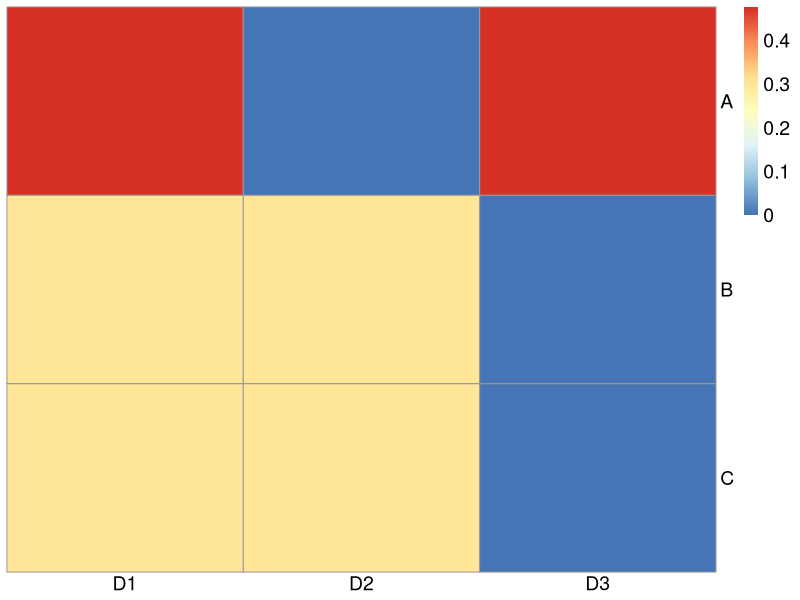
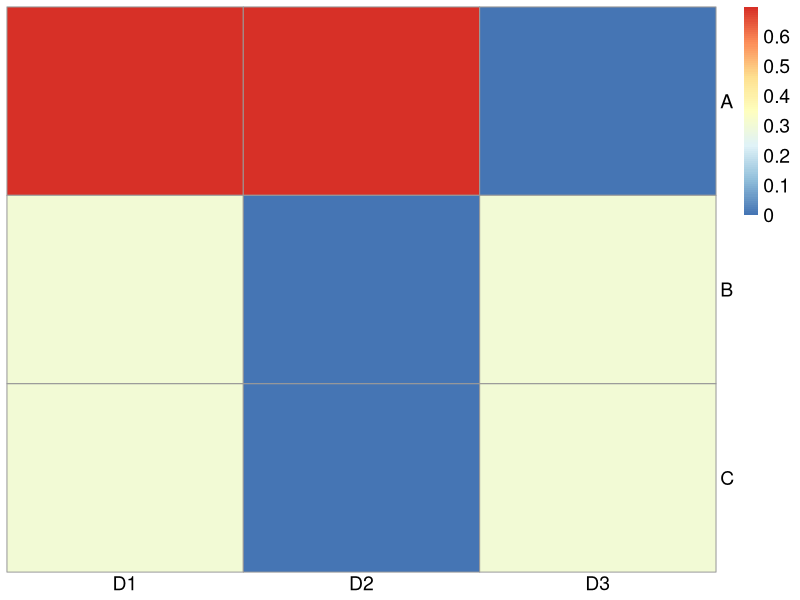
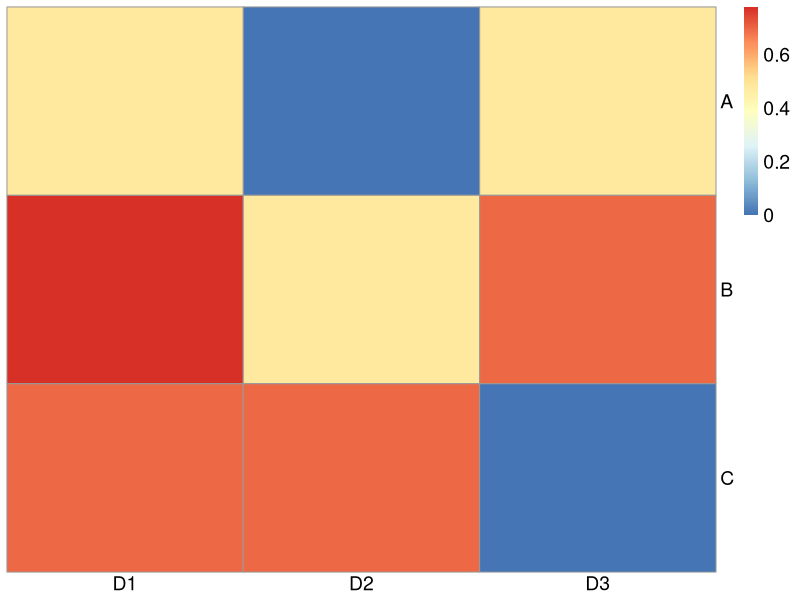
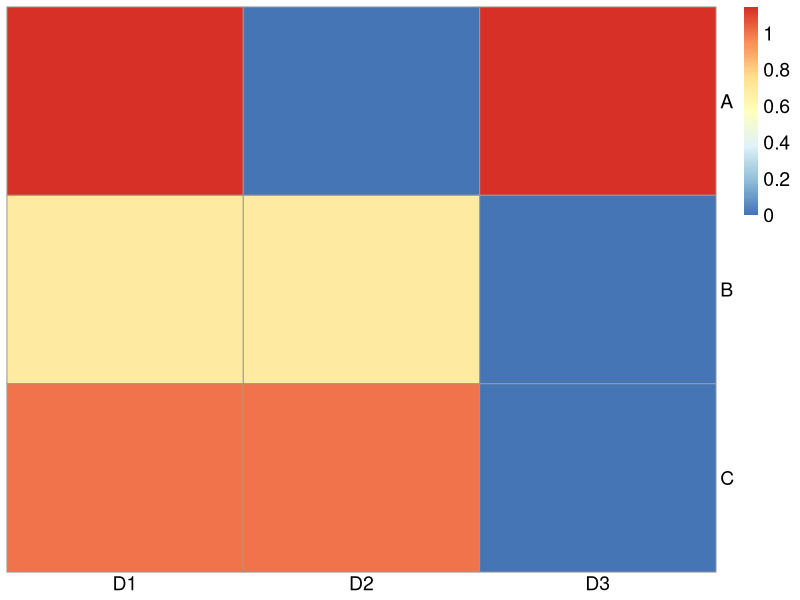
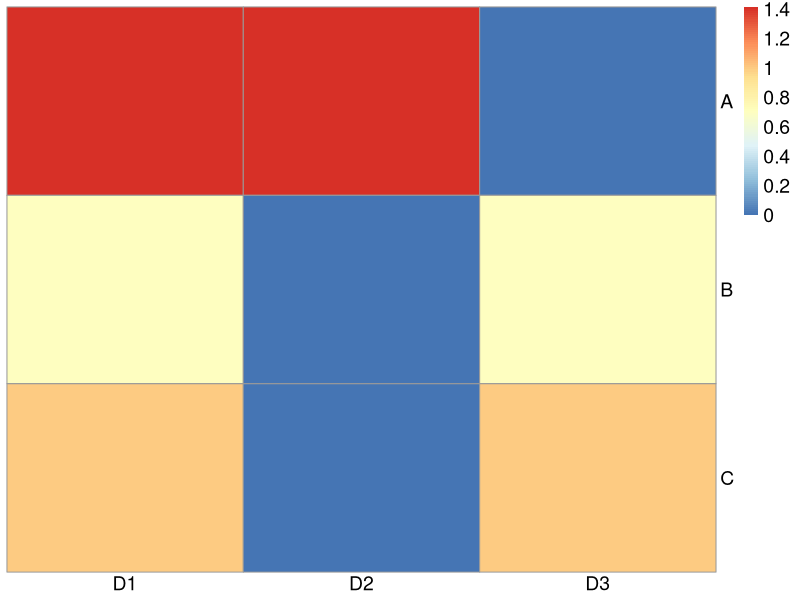
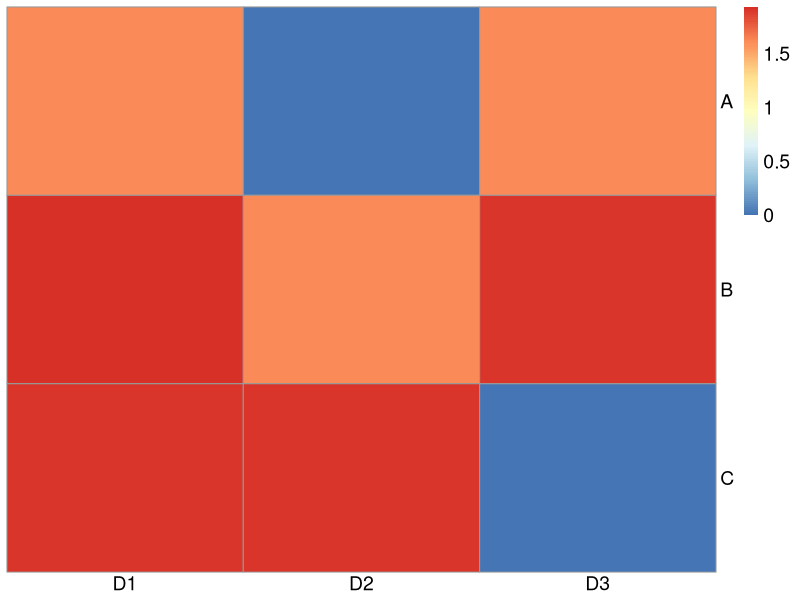
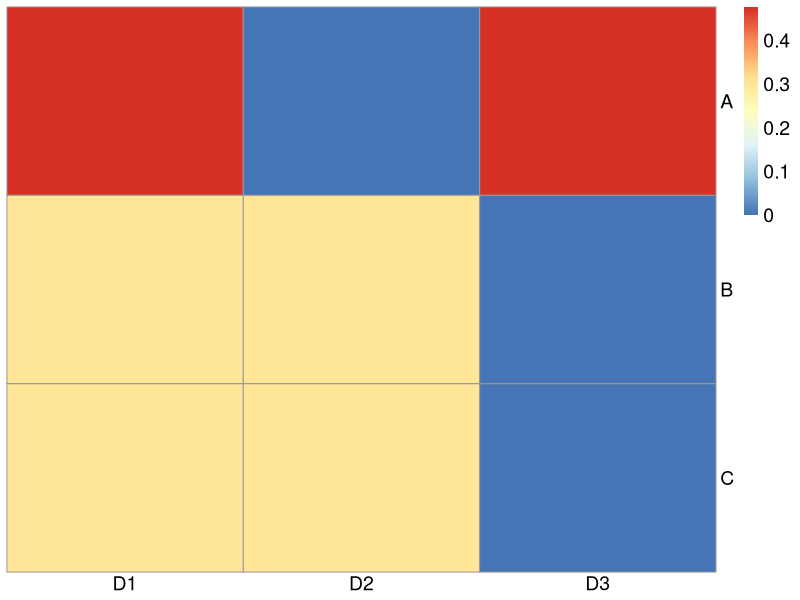
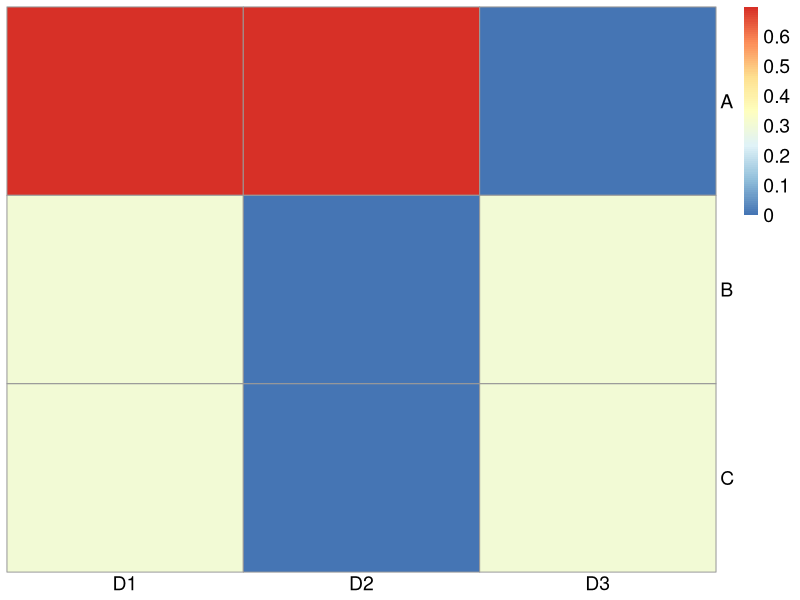

These figures' R source, in order:
setwd("~/mbDriver/simulation/toy_example")
library(tidyverse)
library(readxl)
library(ggpubr)
library(pheatmap)
library(igraph)

####toy example
###D1: D1_Score
D1_Score <- function(A,r){
  x_star <- -solve(A) %*% r
  p <- length(r)
  D_square <- as.data.frame(matrix(nrow=p,ncol=1))
  for (i in 1:p){
    Ai <- A
    Ai[-i,i] <- 0
    Ai[i,-i] <- 0
    ri <- r
    z_star <- -solve(Ai) %*% ri
    di <- x_star - z_star
    D_square[i,] <- sum(as.numeric(di*di))
  }
  rownames(D_square) <- row.names(A)
  D_square <- cbind(rownames(D_square),D_square)
  return(D_square)
}


###D2: D2_Score
D2_Score <- function(A,r){
  x_star <- -solve(A) %*% r
  p <- length(r)
  D_square <- as.data.frame(matrix(nrow=p,ncol=1))
  for (i in 1:p){
    Ai <- A
    Ai[i,-i] <- 0
    ri <- r
    z_star <- -solve(Ai) %*% ri
    di <- x_star - z_star
    D_square[i,] <- sum(as.numeric(di*di))
  }
  rownames(D_square) <- row.names(A)
  D_square <- cbind(rownames(D_square),D_square)
  return(D_square)
}

###D3: D3_Score 
D3_Score <- function(A,r){
  x_star <- -solve(A) %*% r
  p <- length(r)
  D_square <- as.data.frame(matrix(nrow=p,ncol=1))
  for (i in 1:p){
    Ai <- A
    Ai[-i,i] <- 0
    ri <- r
    z_star <- -solve(Ai) %*% ri
    di <- x_star - z_star
    D_square[i,] <- sum(as.numeric(di*di))
  }
  rownames(D_square) <- row.names(A)
  D_square <- cbind(rownames(D_square),D_square)
  return(D_square)
}

### write rownames of data
adjustdata <- function(data) {
  data<-cbind(rownames(data),data)
}

#############Fig3A
#############Causal graph structure:fork
p = 3 #number of species
g <- graph(edges=c("A", "B", "A", "C"), directed=TRUE)
adj_matrix <- as_adjacency_matrix(g, sparse=FALSE)
A0 <- t(adj_matrix)
diag(A0) <- rep(-1,times=p)
### generate A,r,x0
r0 <- rep(1,times=p)
r0 <- as.matrix(r0)
rownames(r0) <- c("A","B","C")
colname2 <- "r"

#Index:D1,D2,D3
D1_fork <- D1_Score(A0,r0)
D2_fork <- D2_Score(A0,r0)
D3_fork <- D3_Score(A0,r0)
compare_D_fork <- rbind(D1_fork,D2_fork,D3_fork)
compare_D_fork$method <- "D"
compare_D_fork$Group <- c(rep("D1", p), rep("D2", p), rep("D3", p))
colnames(compare_D_fork) <- c("Driver","D","Method","Group")
write.table(compare_D_fork,file ="compare_D_fork.txt",row.names = F,col.names = T, sep = "\t",quote = F)
######Figure3A left
MAX_N_OTU =p
l_tb <-  compare_D_fork
l_tb %>% pivot_wider(names_from = "Group" ,values_from = "D")
w_tb <- l_tb %>% 
  pivot_wider(id_cols = "Driver", 
              names_from = "Group", 
              values_from = "D",
              values_fill=0) %>% 
  mutate(across(-Driver, function(x) log10(x + 1))) %>%
  column_to_rownames("Driver")

p1 <- pheatmap(w_tb, cluster_cols = F,cluster_rows = F,angle_col=0,fontsize=14)
ggsave(filename="p1.png",plot=p1,device="png",dpi=600,units="in",width=4,height=4)


#############Causal graph structure:collider
p = 3 #number of species
### generate A,r,x0
edges <- c("B", "A", "C", "A")
g <- graph(edges, directed = TRUE)
adj_matrix <- as_adjacency_matrix(g, sparse = FALSE)
adj_matrix <- adj_matrix[c(2, 1, 3), c(2, 1, 3)]
A0 <- t(adj_matrix)
diag(A0) <- rep(-1,times=p)

r0 <- rep(1,times=p)
r0 <- as.matrix(r0)
rownames(r0) <- c("A","B","C")
colname2 <- "r"

#Index:D1,D2,D3
D1_collider <- D1_Score(A0,r0)
D2_collider <- D2_Score(A0,r0)
D3_collider <- D3_Score(A0,r0)
compare_D_collider <- rbind(D1_collider,D2_collider,D3_collider)
compare_D_collider$method <- "D"
compare_D_collider$Group <- c(rep("D1", p), rep("D2", p), rep("D3", p))
colnames(compare_D_collider) <- c("Driver","D","Method","Group")
write.table(compare_D_collider,file ="compare_D_collider.txt",row.names = F,col.names = T, sep = "\t",quote = F)
######Figure3A center 
MAX_N_OTU = p
l_tb <-  compare_D_collider
l_tb %>% pivot_wider(names_from = "Group" ,values_from = "D")
w_tb <- l_tb %>% 
  pivot_wider(id_cols = "Driver", 
              names_from = "Group", 
              values_from = "D",
              values_fill=0) %>% 
  mutate(across(-Driver, function(x) log10(x + 1))) %>%
  column_to_rownames("Driver")

p2 <- pheatmap(w_tb, cluster_cols = F,cluster_rows = F,angle_col=0,fontsize=14)
ggsave(filename="p2.png",plot=p2,device="png",dpi=600,units="in",width=4,height=4)


#############Causal graph structure:chain
p = 3 #number of species
### generate A,r,x0
edges <- c("A", "B", "B", "C")
g <- graph(edges, directed = TRUE)
adj_matrix <- as_adjacency_matrix(g, sparse = FALSE)
A0 <- t(adj_matrix)
diag(A0) <- rep(-1,times=p)

r0 <- rep(1,times=p)
r0 <- as.matrix(r0)
rownames(r0) <- c("A","B","C")
colname2 <- "r"

#Index:D1,D2,D3
D1_chain <- D1_Score(A0,r0)
D2_chain <- D2_Score(A0,r0)
D3_chain <- D3_Score(A0,r0)
compare_D_chain <- rbind(D1_chain,D2_chain,D3_chain)
compare_D_chain$method <- "D"
compare_D_chain$Group <- c(rep("D1", p), rep("D2", p), rep("D3", p))
colnames(compare_D_chain) <- c("Driver","D","Method","Group")
write.table(compare_D_chain,file ="compare_D_chain.txt",row.names = F,col.names = T, sep = "\t",quote = F)
######Figure3A right
MAX_N_OTU =p
l_tb <-  compare_D_chain
l_tb %>% pivot_wider(names_from = "Group" ,values_from = "D")
w_tb <- l_tb %>% 
  pivot_wider(id_cols = "Driver", 
              names_from = "Group", 
              values_from = "D",
              values_fill=0) %>% 
  mutate(across(-Driver, function(x) log10(x + 1))) %>%
  column_to_rownames("Driver")

p3 <- pheatmap(w_tb, cluster_cols = F,cluster_rows = F,angle_col=0,fontsize=14)
ggsave(filename="p3.png",plot=p3,device="png",dpi=600,units="in",width=4,height=4)


#############Figure3B
#############Causal graph structure:collider
p = 3 #number of species
### generate A,r,x0
g <- graph(edges=c("A", "B", "A", "C"), directed=TRUE)
adj_matrix <- as_adjacency_matrix(g, sparse=FALSE)
adj_matrix[adj_matrix != 0] <- c(2,3)
A0 <- t(adj_matrix)
diag(A0) <- rep(-1,times=p)
r0 <- rep(1,times=p)
r0 <- as.matrix(r0)
rownames(r0) <- c("A","B","C")
colname2 <- "r"

#Index:D1,D2,D3
D1_fork <- D1_Score(A0,r0)
D2_fork <- D2_Score(A0,r0)
D3_fork <- D3_Score(A0,r0)
compare_D_fork <- rbind(D1_fork,D2_fork,D3_fork)
compare_D_fork$method <- "D"
compare_D_fork$Group <- c(rep("D1", p), rep("D2", p), rep("D3", p))
colnames(compare_D_fork) <- c("Driver","D","Method","Group")
write.table(compare_D_fork,file ="compare_D_fork_interaction.txt",row.names = F,col.names = T, sep = "\t",quote = F)
######Figure3B left
MAX_N_OTU =3
l_tb <-  compare_D_fork
l_tb %>% pivot_wider(names_from = "Group" ,values_from = "D")
w_tb <- l_tb %>% 
  pivot_wider(id_cols = "Driver", 
              names_from = "Group", 
              values_from = "D",
              values_fill=0) %>% 
  mutate(across(-Driver, function(x) log10(x + 1))) %>%
  column_to_rownames("Driver")

p4 <- pheatmap(w_tb, cluster_cols = F,cluster_rows = F,angle_col=0,fontsize=14)
ggsave(filename="p4.png",plot=p4,device="png",dpi=600,units="in",width=4,height=4)


#############Causal graph structure:fork
p = 3 #number of species
### generate A,r,x0
edges <- c("B", "A", "C", "A")
g <- graph(edges, directed = TRUE)
adj_matrix <- as_adjacency_matrix(g, sparse = FALSE)
adj_matrix <- adj_matrix[c(2, 1, 3), c(2, 1, 3)]
adj_matrix[adj_matrix != 0] <- c(2,3)
A0 <- t(adj_matrix)
diag(A0) <- rep(-1,times=p)
r0 <- rep(1,times=p)
r0 <- as.matrix(r0)
rownames(r0) <- c("A","B","C")
colname2 <- "r"

#Index:D1,D2,D3
D1_collider <- D1_Score(A0,r0)
D2_collider <- D2_Score(A0,r0)
D3_collider <- D3_Score(A0,r0)
compare_D_collider <- rbind(D1_collider,D2_collider,D3_collider)
compare_D_collider$method <- "D"
compare_D_collider$Group <- c(rep("D1", p), rep("D2", p), rep("D3", p))
colnames(compare_D_collider) <- c("Driver","D","Method","Group")
write.table(compare_D_collider,file ="compare_D_collider_interaction.txt",row.names = F,col.names = T, sep = "\t",quote = F)
######Figure3B center 
MAX_N_OTU = p
l_tb <-  compare_D_collider
l_tb %>% pivot_wider(names_from = "Group" ,values_from = "D")
w_tb <- l_tb %>% 
  pivot_wider(id_cols = "Driver", 
              names_from = "Group", 
              values_from = "D",
              values_fill=0) %>% 
  mutate(across(-Driver, function(x) log10(x + 1))) %>%
  column_to_rownames("Driver")
p5 <- pheatmap(w_tb, cluster_cols = F,cluster_rows = F,angle_col=0,fontsize=14)
ggsave(filename="p5.png",plot=p5,device="png",dpi=600,units="in",width=4,height=4)


#############Causal graph structure:chain
p = 3 #number of species
edges <- c("A", "B", "B", "C")
g <- graph(edges, directed = TRUE)
adj_matrix <- as_adjacency_matrix(g, sparse = FALSE)
adj_matrix[adj_matrix != 0] <- c(2,3)
A0 <- t(adj_matrix)
diag(A0) <- rep(-1,times=p)

r0 <- rep(1,times=p)
r0 <- as.matrix(r0)
rownames(r0) <- c("A","B","C")
colname2 <- "r"

#Index:D1,D2,D3
D1_chain <- D1_Score(A0,r0)
D2_chain <- D2_Score(A0,r0)
D3_chain <- D3_Score(A0,r0)
compare_D_chain <- rbind(D1_chain,D2_chain,D3_chain)
compare_D_chain$method <- "D"
compare_D_chain$Group <- c(rep("D1", p), rep("D2", p), rep("D3", p))
colnames(compare_D_chain) <- c("Driver","D","Method","Group")
write.table(compare_D_chain,file ="compare_D_chain_interaction.txt",row.names = F,col.names = T, sep = "\t",quote = F)
######Figure3B right
MAX_N_OTU = p
l_tb <-  compare_D_chain
l_tb %>% pivot_wider(names_from = "Group" ,values_from = "D")
w_tb <- l_tb %>% 
  pivot_wider(id_cols = "Driver", 
              names_from = "Group", 
              values_from = "D",
              values_fill=0) %>% 
  mutate(across(-Driver, function(x) log10(x + 1))) %>%
  column_to_rownames("Driver")
p6 <- pheatmap(w_tb, cluster_cols = F,cluster_rows = F,angle_col=0,fontsize=14)
ggsave(filename="p6.png",plot=p6,device="png",dpi=600,units="in",width=4,height=4)
